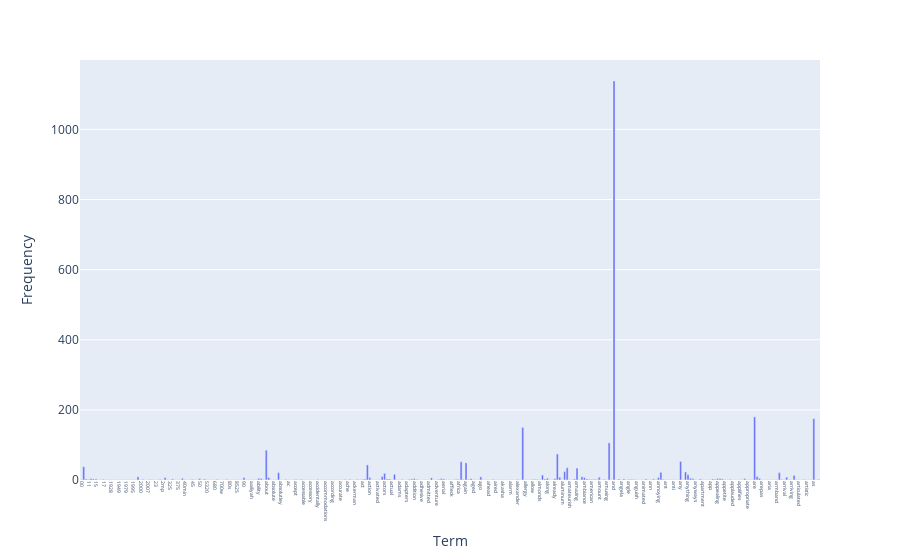

Notebook source saved alongside this figure:
### Markdown cell above
#### Exercise 13 (take home)

### Code cell
# form a new data set for plotly
data = {
    "term": count_vect.get_feature_names_out()[:300],
    "frequency": term_frequencies[:300],
}

fig = px.bar(data, x="term", y="frequency")
fig.update_xaxes(tickangle=90, tickfont=dict(size=5))
fig.update_layout(xaxis_title="Term", yaxis_title="Frequency")
fig.show()

### Figure 1 — Plotly figure (JSON) as saved in the notebook; plotly's stock layout.template omitted (floating-point values rounded to 4 significant figures; data arrays with more than 128 entries replaced by an {"elided": "..."} marker saying what was removed)
{"data": [{"alignmentgroup": "True", "hovertemplate": "term=%{x}<br>frequency=%{y}<extra></extra>", "legendgroup": "", "marker": {"color": "#636efa", "pattern": {"shape": ""}}, "name": "", "offsetgroup": "", "orientation": "v", "showlegend": false, "textposition": "auto", "type": "bar", "x": {"elided": "300 str values"}, "xaxis": "x", "y": {"elided": "300 int values"}, "yaxis": "y"}], "layout": {"barmode": "relative", "legend": {"tracegroupgap": 0}, "margin": {"t": 60}, "xaxis": {"anchor": "y", "domain": [0, 1], "tickangle": 90, "tickfont": {"size": 5}, "title": {"text": "Term"}}, "yaxis": {"anchor": "x", "domain": [0, 1], "title": {"text": "Frequency"}}}}
